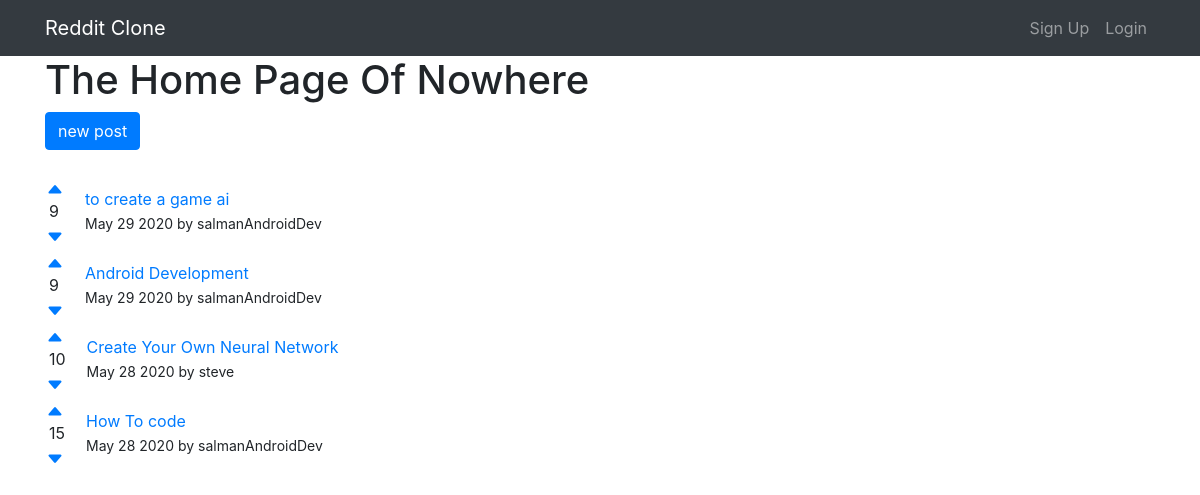
Before: / with the older database file.
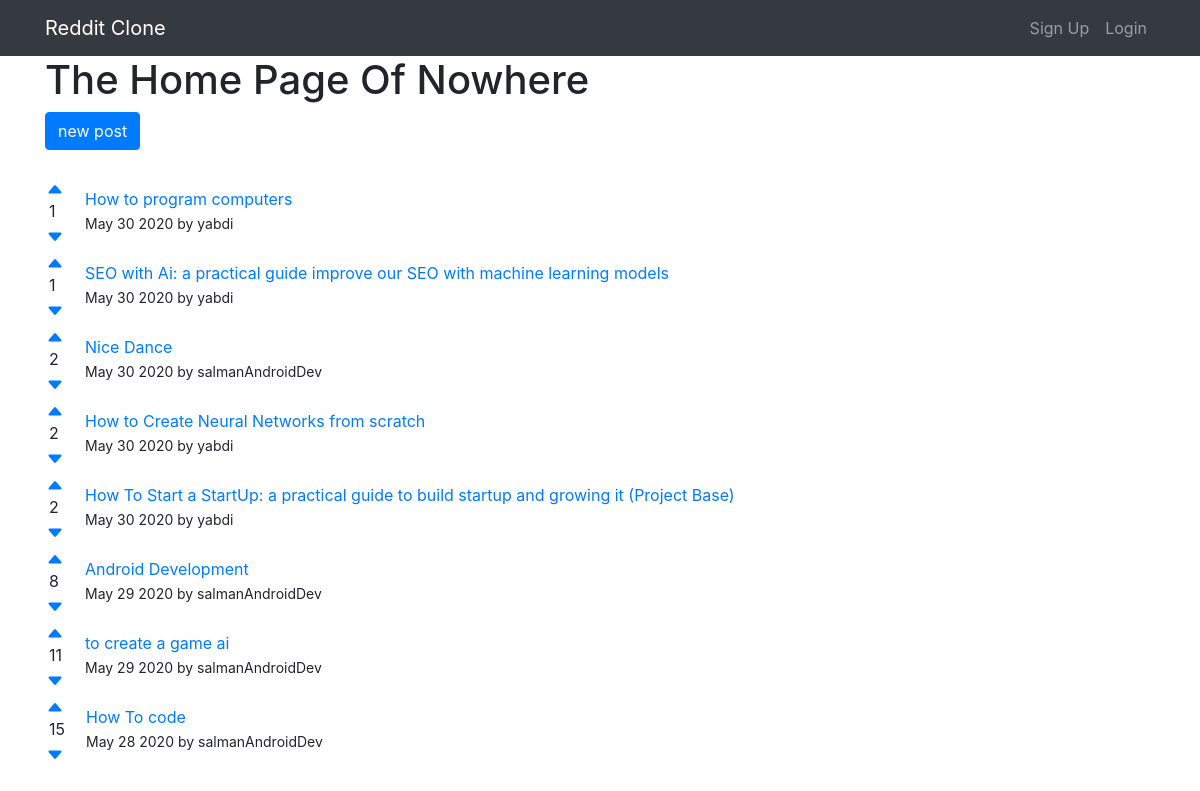
After: the same page with the newer database file.
### posts/models.py (models this page shows, shortened)
class Post(models.Model):
    title = models.CharField(max_length=200)
    url = models.TextField()
    pub_date = models.DateTimeField()
    author = models.ForeignKey(User, on_delete= models.CASCADE)
    votes_total = models.IntegerField(default=1)
    def pub_date_pretty(self):
        return self.pub_date.strftime('%b %e %Y')

### posts/views.py (the view)
# urls.py: url(r'^$', views.home, name='home'),
def home(request):
    posts = Post.objects.order_by('votes_total')
    return render(request, 'home.html', {'posts': posts})

### posts/templates/home.html
{% extends 'base.html' %}
{% block content%}
<h1>The Home Page Of Nowhere</h1>
<a class="btn btn-primary" href="{% url 'posts:create'%}">new post</a>
<br />
<br />
{% for post in posts%}
    <table>
        <tr>
            <td style="padding-right: 20px;">
                <a href="{% url 'posts:upvote' post.id %}" >
                    <svg class="bi bi-caret-up-fill" width="18px" height="18px" viewBox="0 0 16 16" fill="currentColor" xmlns="http://www.w3.org/2000/svg">
                    <path d="M7.247 4.86l-4.796 5.481c-.566.647-.106 1.659.753 1.659h9.592a1 1 0 0 0 .753-1.659l-4.796-5.48a1 1 0 0 0-1.506 0z"/>
                    </svg>
                </a>
                <br />
                 <span style="margin-left:3px;">{{post.votes_total}}</span>
                <br />
                <a href="{% url 'posts:downvote' post.id %}">
                    <svg class="bi bi-caret-down-fill" width="18px" height="18px" viewBox="0 0 16 16" fill="currentColor" xmlns="http://www.w3.org/2000/svg">
                        <path d="M7.247 11.14L2.451 5.658C1.885 5.013 2.345 4 3.204 4h9.592a1 1 0 0 1 .753 1.659l-4.796 5.48a1 1 0 0 1-1.506 0z"/>
                </svg>
                </a>
            </td>
            <td>
                <a style="font-size: 16px;" href="{{ post.url}}">{{post.title}}</a>
                <br />
                <span style="font-size: 14px;">{{post.pub_date_pretty}} by {{post.author.username}}</span>
            </td>
        </tr>
    </table>
{% endfor %}
{% endblock %}

### templates/base.html (shortened to what this page needs)
<!doctype html>
<html lang="en">
  <head  profile="https://roypovarchik.com/wp-content/uploads/2018/10/reddit.png">
    <link rel="stylesheet" href="https://stackpath.bootstrapcdn.com/bootstrap/4.5.0/css/bootstrap.min.css">
  </head>
  <body style="background-image: url('https://c4.wallpaperflare.com/wallpaper/715/830/515/simple-background-white-texture-white-background-web-design-wallpaper-preview.jpg')">
        <nav class="navbar navbar-expand-lg navbar-dark bg-dark">
        <div class="container">
            <a class="navbar-brand" href="{% url 'home'%}">Reddit Clone</a>
            <div class="collapse navbar-collapse" id="navbarSupportedContent">
            <ul class="nav navbar-nav ml-auto">
                {% if user.is_authenticated %}
                <li class="nav-item">
                  <a class="nav-link" href="#" onClick="document.getElementById('logout').submit()">Logout</a>
                <form id='logout' method="POST" action="{% url 'accounts:logout' %}">
                    {% csrf_token %}
                    <input type="hidden"/>
                  </form
                </li>
                {% else %}
                <li class="nav-item">
                  <a class="nav-link" href="{% url 'accounts:signup' %}">Sign Up <span class="sr-only">(current)</span></a>
                </li>
                <li class="nav-item">
                  <a class="nav-link" href="{% url 'accounts:login' %}">Login</a>
                </li>
                {% endif %}
            </ul>
            </div>
        </div>
        </nav>
        <div class='container'>
          {% block content%}
          {% endblock %}
        </div>
  </body>
</html>

Changed rows visible on the page:
removed Post: votes_total "10", title "Create Your Own Neural Network", pub_date_pretty "May 28 2020", author.username "steve"
added Post: votes_total "1", title "How to program computers", pub_date_pretty "May 30 2020", author.username "yabdi"
added Post: votes_total "1", title "SEO with Ai: a practical guide improve our SEO with machine learning models", pub_date_pretty "May 30 2020", author.username "yabdi"
added Post: votes_total "2", title "Nice Dance", pub_date_pretty "May 30 2020", author.username "salmanAndroidDev"
added Post: votes_total "2", title "How to Create Neural Networks from scratch", pub_date_pretty "May 30 2020", author.username "yabdi"
added Post: votes_total "2", title "How To Start a StartUp: a practical guide to build startup and growing it (Project Base)", pub_date_pretty "May 30 2020", author.username "yabdi"
changed Post "Android Development": votes_total "9" → "8"; moves up the list
changed Post "to create a game ai": votes_total "9" → "11"
